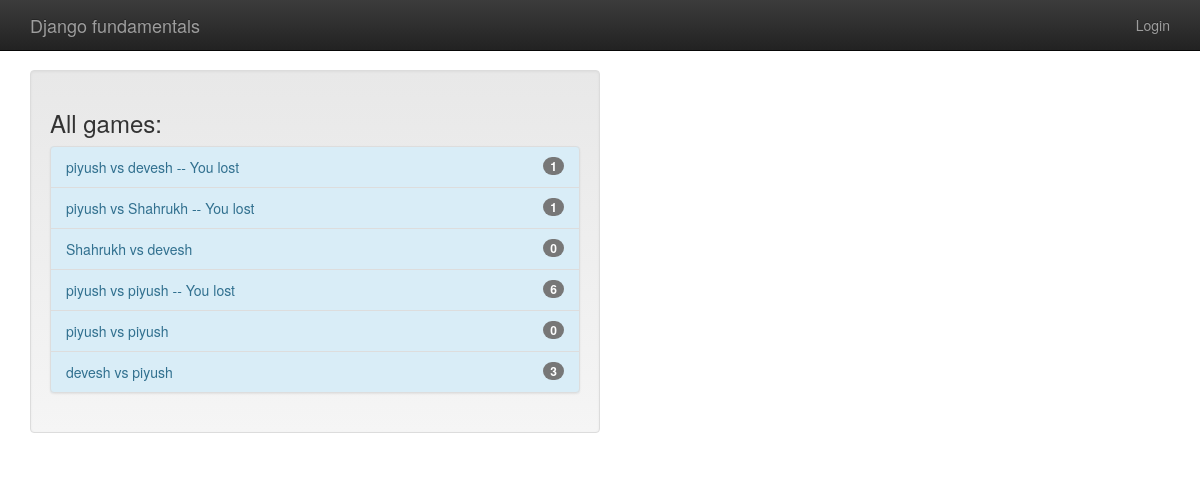
Page /games/all/ on the committed database.
### gameplay/models.py (models this page shows, shortened)
@python_2_unicode_compatible
class Game(models.Model):
    first_player = models.ForeignKey(User, related_name="games_first_player", on_delete=models.CASCADE)
    second_player = models.ForeignKey(User, related_name="games_second_player", on_delete=models.CASCADE)
    start_time = models.DateTimeField(auto_now_add=True)
    last_active = models.DateTimeField(auto_now=True)
    status = models.CharField(max_length=1, default='F', choices=GAME_STATUS_CHOICES)
    objects = GamesQuerySet.as_manager()
    def get_absolute_url(self):
        return reverse('gameplay_detail', args=[self.id])
    def __str__(self):
        return "{0} vs {1}".format(self.first_player, self.second_player)

### gameplay/views.py (the view)
# urls.py: path('all/', views.AllGamesList.as_view())
class AllGamesList(ListView):
    model = Game

### templates/gameplay/game_list.html
{% extends "base.html" %}
{% block content %}
    <div class="well col-sm-6">
        <h3>All games:</h3>
        {% include "player/game_list_snippet.html" with games_list=object_list %}
    </div>
{% endblock content %}

### templates/player/game_list_snippet.html
{% if games_list %}
    <div class="list-group bg-info">
        {% for game in games_list %}
            <a class="list-group-item list-group-item-info"
               href="{{ game.get_absolute_url }}">
                {{ game }}
                {% if game.status not in 'FS' %}
                    {% if game.status == "D" %}
                        -- Draw
                    {% elif game.status == "W" and user == game.first_player %}
                        -- You won!
                    {% elif game.status == "L" and user == game.second_player %}
                        -- You won!
                    {% else %}
                        -- You lost
                    {% endif %}
                {% endif %}
                <span class="badge">{{ game.move_set.count }}</span>
            </a>
        {% endfor %}
    </div>
{% endif %}

### templates/base.html (style rules this page uses)
body { padding-top: 70px; padding-bottom: 20px; }

### rows in the picture
Game: first_player+second_player "piyush vs devesh", status "-- You lost", move_set.count "1"
Game: first_player+second_player "piyush vs Shahrukh", status "-- You lost", move_set.count "1"
Game: first_player+second_player "Shahrukh vs devesh", move_set.count "0"
Game: first_player+second_player "piyush vs piyush", status "-- You lost", move_set.count "6"
Game: first_player+second_player "piyush vs piyush", move_set.count "0"
Game: first_player+second_player "devesh vs piyush", move_set.count "3"
